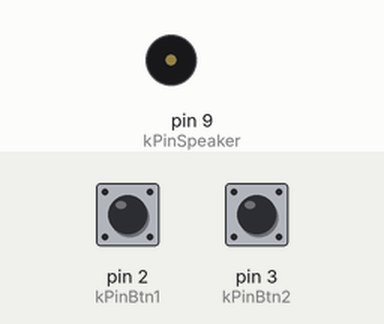
Recording of a sketch running on a simulated Arduino Uno, built with avr-gcc and run on an emulated ATmega328P. On the bench: buzzer (waves = sounding). The test bench sets the inputs (shaded band); at power-on: pin 2 (kPinBtn1) HIGH, pin 3 (kPinBtn2) HIGH.

Above: at 1.2 s.
1.3 s: pin 2 (kPinBtn1) pulled LOW for 0.15 s
At 1.52 s:
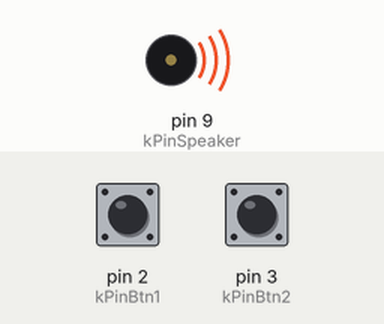
4.3 s: pin 3 (kPinBtn2) pulled LOW for 3.2 s
At 8.5 s:
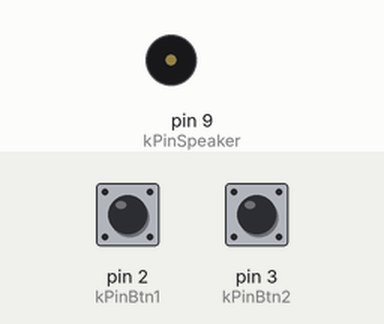
9.0 s: pin 2 (kPinBtn1) pulled LOW for 3.2 s
At 9.22 s:
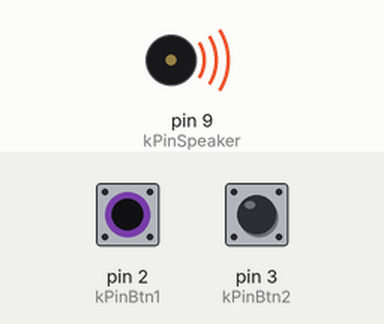
Timing chart, 0 to 13.7 s (numbered marks = the images above; inputs shaded):
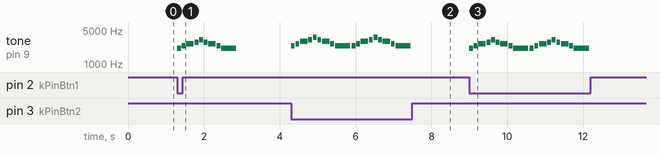

Measured:
- after the input at 1.3 s, tone on pin 9 (kPinSpeaker): plays 2093 Hz for 0.10 s, 2349 Hz for 0.10 s, 2637 Hz for 0.20 s, 2794 Hz for 0.10 s, 3136 Hz for 0.10 s, 2794 Hz for 0.10 s … (9 notes in this stretch), starting at once
- after the input at 4.3 s, tone on pin 9 (kPinSpeaker): plays 2349 Hz for 0.10 s, 2637 Hz for 0.10 s, 2957 Hz for 0.20 s, 3136 Hz for 0.10 s, 3520 Hz for 0.10 s, 3136 Hz for 0.10 s … (18 notes in this stretch), starting at once
- after the input at 9.0 s, tone on pin 9 (kPinSpeaker): plays 2093 Hz for 0.10 s, 2349 Hz for 0.10 s, 2637 Hz for 0.20 s, 2794 Hz for 0.10 s, 3136 Hz for 0.10 s, 2794 Hz for 0.10 s … (18 notes in this stretch), starting at once

The sketch:

4_2_sketch.ino
```cpp
#define NOTE_C7 2093
#define NOTE_D7 2349
#define NOTE_E7 2637
#define NOTE_F7 2794
#define NOTE_Gb7 2957
#define NOTE_G7 3136
#define NOTE_A7 3520
#define NUM_NOTES 10

const int kPinSpeaker = 9;
const int kPinBtn1 = 2;
const int kPinBtn2 = 3;
const int tune1[NUM_NOTES] = {NOTE_C7, NOTE_D7, NOTE_E7, NOTE_F7,
                              NOTE_G7, NOTE_F7, NOTE_E7, NOTE_D7,
                              NOTE_C7,0};

const int tune2[NUM_NOTES] = {NOTE_D7, NOTE_E7, NOTE_Gb7, NOTE_G7,
                              NOTE_A7, NOTE_G7, NOTE_Gb7, NOTE_E7,
                              NOTE_D7,0};

const int beats[NUM_NOTES] = {1, 1, 2, 1,
                              1, 1, 2, 1,
                              4,0};
const int tempo = 100; // in ms
void setup()
{
 pinMode(kPinSpeaker, OUTPUT);
  pinMode(kPinBtn1, INPUT);
  pinMode(kPinBtn2, INPUT);
  digitalWrite(kPinBtn1, HIGH);
  digitalWrite(kPinBtn2, HIGH);
}

void loop()
{
  if (digitalRead(kPinBtn1) == LOW) {
  	playTune(1);
  }
  if (digitalRead(kPinBtn2) == LOW) {
  	playTune(2);
  }
}

void playTune(int number) {
  if (number == 1) {
    for (int i = 0; i < NUM_NOTES; i++) {
      if (tune1[i] == 0) {
      	delay(tempo*beats[i]);
      }
      else {
    	ourTone(tune1[i], tempo*beats[i]);
      }
      noTone(kPinSpeaker);
      delay(20);
    }
  }
  else if (number == 2) {
  	for (int i = 0; i < NUM_NOTES; i++) {
      if (tune2[i] == 0) {
      	delay(tempo*beats[i]);
      }
      else {
    	ourTone(tune2[i], tempo*beats[i]);
      }
      noTone(kPinSpeaker);
      delay(20);
    }
  }
}

void ourTone(int freq, int dur) {
	tone(kPinSpeaker, freq, dur);
  delay(dur);
}
```
